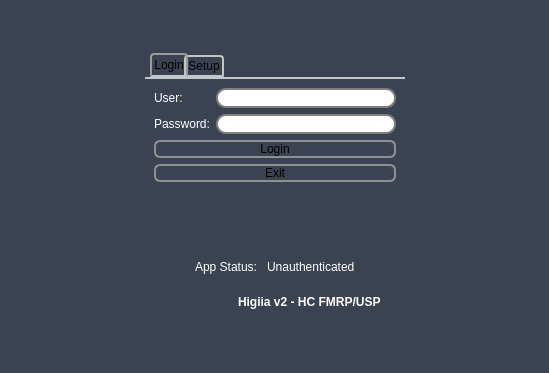
<?xml version="1.0" encoding="UTF-8"?>
<ui version="4.0">
 <class>Login</class>
 <widget class="QMainWindow" name="Login">
  <property name="enabled">
   <bool>true</bool>
  </property>
  <property name="geometry">
   <rect>
    <x>0</x>
    <y>0</y>
    <width>549</width>
    <height>373</height>
   </rect>
  </property>
  <property name="sizePolicy">
   <sizepolicy hsizetype="Fixed" vsizetype="Fixed">
    <horstretch>0</horstretch>
    <verstretch>0</verstretch>
   </sizepolicy>
  </property>
  <property name="minimumSize">
   <size>
    <width>549</width>
    <height>373</height>
   </size>
  </property>
  <property name="maximumSize">
   <size>
    <width>549</width>
    <height>373</height>
   </size>
  </property>
  <property name="windowTitle">
   <string>Higiia - CBMiR</string>
  </property>
  <property name="windowIcon">
   <iconset resource="../../icons.qrc">
    <normaloff>:/icons/favicon.ico</normaloff>:/icons/favicon.ico</iconset>
  </property>
  <property name="styleSheet">
   <string notr="true">QMainWindow{
 	background: #3b4252;
}

QWidget{
	font-size: 9pt;
}

QLabel {
	color: white;
}


QLineEdit:!enabled {
     color: black;
     border: 2px solid gray;
     border-radius: 10px;
     padding: 0 6px;
     background: lightgray;
     selection-background-color: darkgray;
 }

QGroupBox {
     color: white;
     border: 0.3px solid gray;
     border-radius: 0px;
     margin-top: 2ex; /* leave space at the top for the title */
 }

 QGroupBox::title {
     color: white;
     subcontrol-origin: margin;
     subcontrol-position: top center; /* position at the top center */
     padding: 0 1px;
 }


 QLineEdit {
     color: black;
     border: 2px solid gray;
     border-radius: 10px;
     padding: 0 8px;
     background: white;
     selection-background-color: darkgray;
 }

 QPushButton {
     border: 2px solid #8f8f91;
     border-radius: 6px;
     background-color: qlineargradient(x1: 0, y1: 0, x2: 0, y2: 1,
                                       stop: 0 #f6f7fa, stop: 1 #dadbde);
     min-width: 30px;
	color: black;
 }

 QPushButton:pressed {
     background-color: qlineargradient(x1: 0, y1: 0, x2: 0, y2: 1,
                                       stop: 0 #dadbde, stop: 1 #f6f7fa);
 }

 QPushButton:flat {
     border: none; /* no border for a flat push button */
 }

 QPushButton:default {
     border-color: white; /* make the default button prominent */
 }

QFrame{
	border: none;
}

QTabWidget::pane { /* The tab widget frame */
    border-top: 2px solid #C2C7CB;
}

QTabWidget::tab-bar {
    left: 5px; /* move to the right by 5px */
}

/* Style the tab using the tab sub-control. Note that
    it reads QTabBar _not_ QTabWidget */
QTabBar::tab {
	color: black;
    background: qlineargradient(x1: 0, y1: 0, x2: 0, y2: 1,
                                stop: 0 #E1E1E1, stop: 0.4 #DDDDDD,
                                stop: 0.5 #D8D8D8, stop: 1.0 #D3D3D3);
    border: 2px solid #C4C4C3;
    border-bottom-color: #C2C7CB; /* same as the pane color */
    border-top-left-radius: 4px;
    border-top-right-radius: 4px;
    min-width: 8ex;
    padding: 2px;
}

QTabBar::tab:selected, QTabBar::tab:hover {
    background: qlineargradient(x1: 0, y1: 0, x2: 0, y2: 1,
                                stop: 0 #fafafa, stop: 0.4 #f4f4f4,
                                stop: 0.5 #e7e7e7, stop: 1.0 #fafafa);
}

QTabBar::tab:selected {
    border-color: #9B9B9B;
    border-bottom-color: #C2C7CB; /* same as pane color */
}

QTabBar::tab:!selected {
    margin-top: 2px; /* make non-selected tabs look smaller */
}

/* make use of negative margins for overlapping tabs */
QTabBar::tab:selected {
    /* expand/overlap to the left and right by 4px */
    margin-left: -4px;
    margin-right: -4px;
}

QTabBar::tab:first:selected {
    margin-left: 0; /* the first selected tab has nothing to overlap with on the left */
}

QTabBar::tab:last:selected {
    margin-right: 0; /* the last selected tab has nothing to overlap with on the right */
}

QTabBar::tab:only-one {
    margin: 0; /* if there is only one tab, we don't want overlapping margins */
}</string>
  </property>
  <widget class="QWidget" name="centralwidget">
   <layout class="QGridLayout" name="gridLayout_4">
    <item row="1" column="1" rowspan="2">
     <widget class="QFrame" name="frame_4">
      <property name="frameShape">
       <enum>QFrame::StyledPanel</enum>
      </property>
      <property name="frameShadow">
       <enum>QFrame::Raised</enum>
      </property>
      <layout class="QGridLayout" name="gridLayout_3">
       <item row="1" column="0" colspan="3">
        <widget class="QFrame" name="frame_2">
         <property name="frameShape">
          <enum>QFrame::StyledPanel</enum>
         </property>
         <property name="frameShadow">
          <enum>QFrame::Raised</enum>
         </property>
         <layout class="QGridLayout" name="gridLayout_2">
          <item row="2" column="1" colspan="2">
           <widget class="QLabel" name="label_2">
            <property name="font">
             <font>
              <pointsize>9</pointsize>
              <weight>75</weight>
              <bold>true</bold>
             </font>
            </property>
            <property name="text">
             <string>Higiia v2 - HC FMRP/USP </string>
            </property>
           </widget>
          </item>
          <item row="2" column="3">
           <spacer name="horizontalSpacer_2">
            <property name="orientation">
             <enum>Qt::Horizontal</enum>
            </property>
            <property name="sizeHint" stdset="0">
             <size>
              <width>40</width>
              <height>20</height>
             </size>
            </property>
           </spacer>
          </item>
          <item row="2" column="0">
           <spacer name="horizontalSpacer">
            <property name="orientation">
             <enum>Qt::Horizontal</enum>
            </property>
            <property name="sizeHint" stdset="0">
             <size>
              <width>112</width>
              <height>20</height>
             </size>
            </property>
           </spacer>
          </item>
          <item row="0" column="0" colspan="4">
           <widget class="QFrame" name="frame_3">
            <property name="frameShape">
             <enum>QFrame::StyledPanel</enum>
            </property>
            <property name="frameShadow">
             <enum>QFrame::Raised</enum>
            </property>
            <layout class="QHBoxLayout" name="horizontalLayout">
             <item>
              <spacer name="horizontalSpacer_5">
               <property name="orientation">
                <enum>Qt::Horizontal</enum>
               </property>
               <property name="sizeHint" stdset="0">
                <size>
                 <width>40</width>
                 <height>20</height>
                </size>
               </property>
              </spacer>
             </item>
             <item>
              <widget class="QLabel" name="lblServerStatusConst">
               <property name="text">
                <string>App Status: </string>
               </property>
              </widget>
             </item>
             <item>
              <widget class="QLabel" name="lblServerSetup">
               <property name="text">
                <string>Unauthenticated</string>
               </property>
              </widget>
             </item>
             <item>
              <spacer name="horizontalSpacer_6">
               <property name="orientation">
                <enum>Qt::Horizontal</enum>
               </property>
               <property name="sizeHint" stdset="0">
                <size>
                 <width>40</width>
                 <height>20</height>
                </size>
               </property>
              </spacer>
             </item>
            </layout>
           </widget>
          </item>
         </layout>
        </widget>
       </item>
       <item row="0" column="0">
        <widget class="QFrame" name="frame">
         <property name="frameShape">
          <enum>QFrame::StyledPanel</enum>
         </property>
         <property name="frameShadow">
          <enum>QFrame::Raised</enum>
         </property>
         <layout class="QVBoxLayout" name="verticalLayout">
          <item>
           <widget class="QLabel" name="label">
            <property name="text">
             <string/>
            </property>
            <property name="pixmap">
             <pixmap resource="../../icons.qrc">:/icons/icoXRayLogo.png</pixmap>
            </property>
            <property name="scaledContents">
             <bool>false</bool>
            </property>
           </widget>
          </item>
         </layout>
        </widget>
       </item>
       <item row="0" column="1">
        <widget class="QTabWidget" name="tabWidget">
         <property name="minimumSize">
          <size>
           <width>260</width>
           <height>0</height>
          </size>
         </property>
         <property name="maximumSize">
          <size>
           <width>260</width>
           <height>16777215</height>
          </size>
         </property>
         <property name="currentIndex">
          <number>0</number>
         </property>
         <widget class="QWidget" name="tabLogin">
          <attribute name="title">
           <string>Login</string>
          </attribute>
          <layout class="QGridLayout" name="gridLayout">
           <item row="1" column="0">
            <widget class="QLabel" name="lblPassword">
             <property name="text">
              <string>Password:</string>
             </property>
            </widget>
           </item>
           <item row="4" column="0">
            <spacer name="verticalSpacer_5">
             <property name="orientation">
              <enum>Qt::Vertical</enum>
             </property>
             <property name="sizeHint" stdset="0">
              <size>
               <width>20</width>
               <height>40</height>
              </size>
             </property>
            </spacer>
           </item>
           <item row="0" column="1">
            <widget class="QLineEdit" name="txtUser"/>
           </item>
           <item row="1" column="1">
            <widget class="QLineEdit" name="txtPass">
             <property name="echoMode">
              <enum>QLineEdit::Password</enum>
             </property>
            </widget>
           </item>
           <item row="2" column="0" colspan="2">
            <widget class="QPushButton" name="btnLogin">
             <property name="text">
              <string>Login</string>
             </property>
            </widget>
           </item>
           <item row="3" column="0" colspan="2">
            <widget class="QPushButton" name="btnExit">
             <property name="text">
              <string>Exit</string>
             </property>
            </widget>
           </item>
           <item row="0" column="0">
            <widget class="QLabel" name="lblUser">
             <property name="text">
              <string>User:</string>
             </property>
            </widget>
           </item>
          </layout>
         </widget>
         <widget class="QWidget" name="tabSetup">
          <attribute name="title">
           <string>Setup</string>
          </attribute>
          <layout class="QGridLayout" name="gridLayout_5">
           <item row="1" column="1">
            <widget class="QLineEdit" name="txtPort">
             <property name="enabled">
              <bool>false</bool>
             </property>
             <property name="text">
              <string>3333</string>
             </property>
            </widget>
           </item>
           <item row="3" column="0" colspan="2">
            <widget class="QPushButton" name="btnSetup">
             <property name="text">
              <string>Change Setup</string>
             </property>
            </widget>
           </item>
           <item row="2" column="0">
            <spacer name="verticalSpacer_4">
             <property name="orientation">
              <enum>Qt::Vertical</enum>
             </property>
             <property name="sizeHint" stdset="0">
              <size>
               <width>20</width>
               <height>40</height>
              </size>
             </property>
            </spacer>
           </item>
           <item row="0" column="0">
            <widget class="QLabel" name="lblHostname">
             <property name="text">
              <string>Hostname:</string>
             </property>
            </widget>
           </item>
           <item row="0" column="1">
            <widget class="QLineEdit" name="txtHostname">
             <property name="enabled">
              <bool>false</bool>
             </property>
             <property name="text">
              <string>143.107.141.208</string>
             </property>
            </widget>
           </item>
           <item row="1" column="0">
            <widget class="QLabel" name="lblPort">
             <property name="text">
              <string>Port:</string>
             </property>
            </widget>
           </item>
          </layout>
         </widget>
        </widget>
       </item>
      </layout>
     </widget>
    </item>
    <item row="3" column="1">
     <spacer name="verticalSpacer">
      <property name="orientation">
       <enum>Qt::Vertical</enum>
      </property>
      <property name="sizeHint" stdset="0">
       <size>
        <width>20</width>
        <height>26</height>
       </size>
      </property>
     </spacer>
    </item>
    <item row="2" column="0">
     <spacer name="horizontalSpacer_3">
      <property name="orientation">
       <enum>Qt::Horizontal</enum>
      </property>
      <property name="sizeHint" stdset="0">
       <size>
        <width>40</width>
        <height>20</height>
       </size>
      </property>
     </spacer>
    </item>
    <item row="0" column="1">
     <spacer name="verticalSpacer_2">
      <property name="orientation">
       <enum>Qt::Vertical</enum>
      </property>
      <property name="sizeHint" stdset="0">
       <size>
        <width>20</width>
        <height>26</height>
       </size>
      </property>
     </spacer>
    </item>
    <item row="1" column="2">
     <spacer name="horizontalSpacer_4">
      <property name="orientation">
       <enum>Qt::Horizontal</enum>
      </property>
      <property name="sizeHint" stdset="0">
       <size>
        <width>40</width>
        <height>20</height>
       </size>
      </property>
     </spacer>
    </item>
   </layout>
  </widget>
 </widget>
 <tabstops>
  <tabstop>tabWidget</tabstop>
  <tabstop>txtUser</tabstop>
  <tabstop>txtPass</tabstop>
  <tabstop>btnLogin</tabstop>
  <tabstop>btnExit</tabstop>
  <tabstop>txtHostname</tabstop>
  <tabstop>txtPort</tabstop>
  <tabstop>btnSetup</tabstop>
 </tabstops>
 <resources>
  <include location="../../icons.qrc"/>
 </resources>
 <connections/>
</ui>
